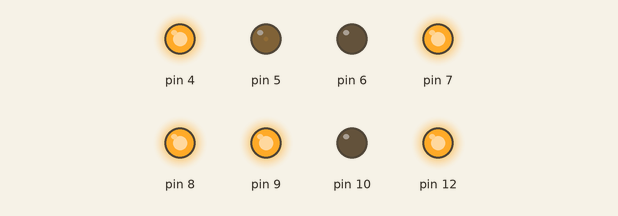
Simulated run of this sketch. Board: Arduino Uno, built with avr-gcc and run on an emulated ATmega328P. On the bench: output pins drawn as LEDs (lit = HIGH).

Above: at 0.1 s.
Timing chart, 0 to 1.6 s (numbered marks = the images above):
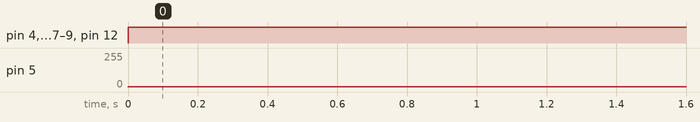

The sketch:

motor.ino
```cpp
void MotorInit(int pinA, int pinB) {
  pinMode(pinA, OUTPUT);
  pinMode(pinB, OUTPUT);
}

void MotorSet(int speed, int pinA, int pinB) {
  speed = constrain(speed, -255, 255);

  if(speed == 0) {
    digitalWrite(pinA, HIGH);
    digitalWrite(pinB, HIGH);
  } else if (speed > 0){
    digitalWrite(pinA, LOW);
    analogWrite(pinB, speed);
  } else if (speed < 0) {
    digitalWrite(pinA, HIGH);
    analogWrite(pinB, speed);
  }
}

void SetAll(int speed) {
  MotorSet(-speed, 4, 5);
  MotorSet(speed, 6, 7);
  MotorSet(-speed, 8, 9);
  MotorSet(speed, 10, 12);
}

void setup() {
  MotorInit(4, 5);
  MotorInit(6, 7);
  MotorInit(8, 9);
  MotorInit(10, 12);
}

int speed = -255;
bool flag = true;
void loop() {
//  if(flag) {
//    speed += 10;
//  } else {
//    speed -= 10;
//  }
//  if(speed < -255)
//    flag = true;
//  if(speed > 255)
//    flag = false;
//

  SetAll(255);
}
```

Measured:
- by itself, pin 4, pin 7–9, pin 12: LOW → HIGH at 0.00 s
- by itself, pin 5: 0/255 → 1/255 at 0.00 s
